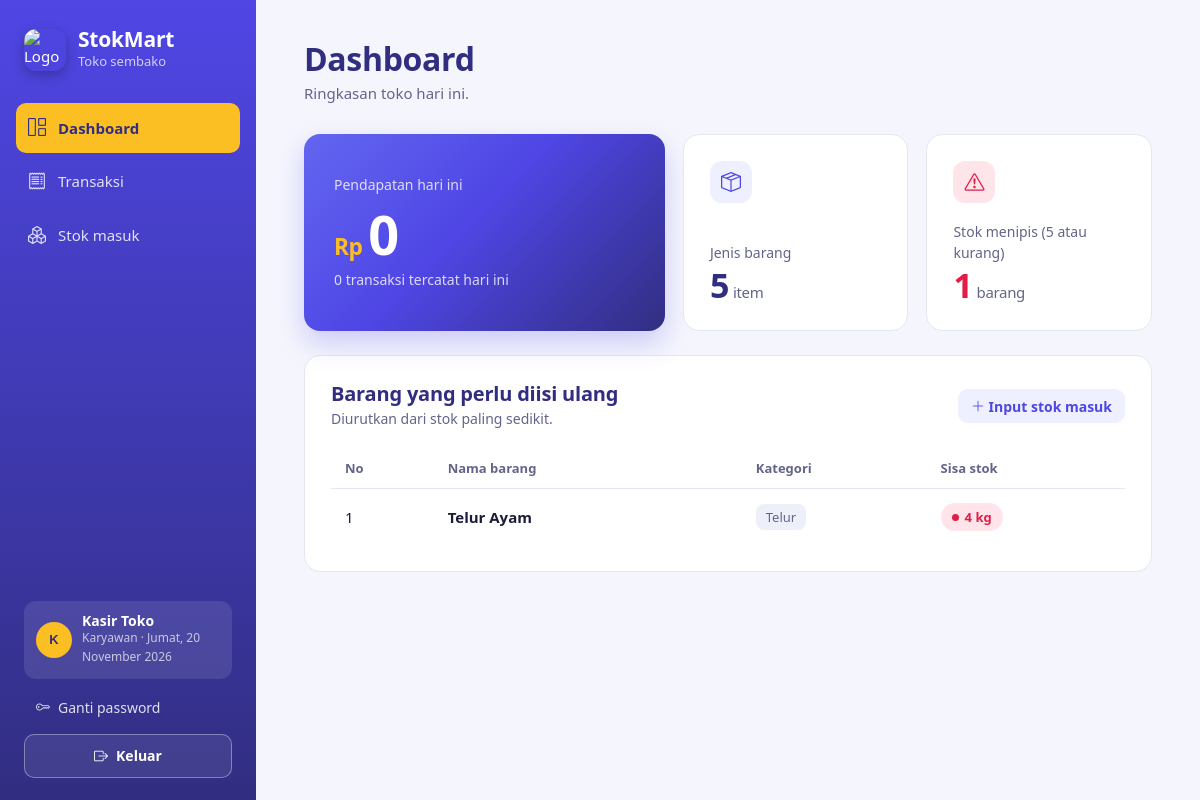
Page /index.php (signed in) on the committed database.
### tables this page shows
CREATE TABLE `barang` (
  `id_barang` int NOT NULL,
  `nama_barang` varchar(100) DEFAULT NULL,
  `kategori` varchar(50) DEFAULT NULL,
  `harga_beli` int DEFAULT NULL,
  `harga_jual` int DEFAULT NULL,
  `stok` int DEFAULT NULL,
  `satuan` varchar(20) DEFAULT NULL
);

### index.php (the view, shortened to what this page needs)
<?php
require_once 'auth.php';
$q_barang = mysqli_query($koneksi, "SELECT COUNT(*) as total FROM barang");
$d_barang = mysqli_fetch_assoc($q_barang);
$q_stok = mysqli_query($koneksi, "SELECT COUNT(*) as total FROM barang WHERE stok <= 5");
$d_stok = mysqli_fetch_assoc($q_stok);
$q_trans = mysqli_query($koneksi, "SELECT COUNT(*) as total, SUM(total) as pendapatan FROM transaksi WHERE DATE(tanggal_transaksi) = CURDATE()");
$d_trans = mysqli_fetch_assoc($q_trans);
?>
<!DOCTYPE html>
<html lang="id">
<head>
    <link href="assets/css/bootstrap.min.css" rel="stylesheet">
    <link href="assets/css/bootstrap-icons.min.css" rel="stylesheet">
    <link href="assets/css/fonts.css" rel="stylesheet">
    <link href="style.css" rel="stylesheet">
</head>
<body>
<div class="app">
    <?php include 'sidebar.php'; ?>
    <main class="main">
        <header class="page-head">
            <div>
                <h1>Dashboard</h1>
                <p class="page-sub">Ringkasan toko hari ini.</p>
            </div>
        </header>
        <section class="stat-grid">
            <div class="stat-hero">
                <span class="stat-label">Pendapatan hari ini</span>
                <span class="stat-hero-value"><small>Rp</small><?= number_format($d_trans['pendapatan'] ?? 0, 0, ',', '.'); ?></span>
                <span class="stat-note"><?= $d_trans['total']; ?> transaksi tercatat hari ini</span>
            </div>
            <div class="panel stat">
                <span class="stat-icon"><i class="bi bi-box-seam"></i></span>
                <div>
                    <span class="stat-label">Jenis barang</span>
                    <span class="stat-value"><?= $d_barang['total']; ?><small>item</small></span>
                </div>
            </div>
            <div class="panel stat stat-warn">
                <span class="stat-icon"><i class="bi bi-exclamation-triangle"></i></span>
                <div>
                    <span class="stat-label">Stok menipis (5 atau kurang)</span>
                    <span class="stat-value"><?= $d_stok['total']; ?><small>barang</small></span>
                </div>
            </div>
        </section>
        <section class="panel">
            <div class="panel-head">
                <div>
                    <h2 class="panel-title">Barang yang perlu diisi ulang</h2>
                    <p class="panel-note">Diurutkan dari stok paling sedikit.</p>
                </div>
                <a href="stok.php" class="btn btn-soft btn-sm"><i class="bi bi-plus-lg"></i> Input stok masuk</a>
            </div>
            <div class="table-wrap">
                <table class="tbl">
                    <thead>
                        <tr>
                            <th>No</th>
                            <th>Nama barang</th>
                            <th>Kategori</th>
                            <th>Sisa stok</th>
                        </tr>
                    </thead>
                    <tbody>
                        <?php
                        $no = 1;
                        $sql_min = mysqli_query($koneksi, "SELECT * FROM barang WHERE stok <= 5 ORDER BY stok ASC");
                        if (mysqli_num_rows($sql_min) > 0) {
                            while ($r = mysqli_fetch_assoc($sql_min)) {
                        ?>
                        <tr>
                            <td><?= $no++; ?></td>
                            <td class="nama"><?= htmlspecialchars($r['nama_barang']); ?></td>
                            <td><span class="chip"><?= htmlspecialchars($r['kategori']); ?></span></td>
                            <td><span class="pill pill-low"><?= $r['stok']; ?> <?= htmlspecialchars($r['satuan']); ?></span></td>
                        </tr>
                        <?php
                            }
                        } else {
                            echo "<tr><td colspan='4'><div class='empty'><i class='bi bi-check-circle'></i><strong>Semua stok aman</strong>Belum ada barang dengan stok menipis.</div></td></tr>";
                        }
                        ?>
                    </tbody>
                </table>
            </div>
        </section>
    </main>
</div>
</body>
</html>

### style.css (style rules this page uses)
:root { --pandan: #4F46E5; --pandan-deep: #312E81; --pandan-mid: #6366F1; --mint: #EEF0FF; --mint-line: #D9DDFB; --paper: #F5F6FD; --card: #FFFFFF; --line: #E4E6F3; --ink: #1B1B3A; --muted: #62648A; --kunyit: #FBBF24; --cabai: #E11D48; --cabai-soft: #FFE4EA; --radius-panel: 16px; --radius-ctl: 10px; }
body { font-family: 'Figtree', system-ui, -apple-system, 'Segoe UI', sans-serif; background: var(--paper); color: var(--ink); font-size: 15px; line-height: 1.55; -webkit-font-smoothing: antialiased; }
h1, h2, h3, .brand-name, .stat-hero-value, .stat-value, .modal-title { font-family: 'Bricolage Grotesque', 'Figtree', system-ui, sans-serif; letter-spacing: -0.01em; }
.app { display: grid; grid-template-columns: 256px minmax(0, 1fr); min-height: 100vh; }
.main { padding: 40px 48px 64px; max-width: 1240px; width: 100%; }
.page-head { display: flex; flex-wrap: wrap; align-items: flex-end; justify-content: space-between; gap: 16px; margin-bottom: 28px; }
.page-head h1 { font-size: 32px; font-weight: 700; margin: 0; color: var(--pandan-deep); }
.page-sub { margin: 4px 0 0; color: var(--muted); }
.panel { background: var(--card); border: 1px solid var(--line); border-radius: var(--radius-panel); padding: 26px; }
.panel-head { display: flex; flex-wrap: wrap; align-items: center; justify-content: space-between; gap: 12px; margin-bottom: 18px; }
.panel-title { font-size: 20px; font-weight: 700; margin: 0; color: var(--pandan-deep); }
.panel-note { margin: 2px 0 0; color: var(--muted); font-size: 14px; }
.stat-grid { display: grid; grid-template-columns: 1.6fr 1fr 1fr; gap: 18px; margin-bottom: 24px; }
.stat-hero { background: linear-gradient(135deg, var(--pandan-mid) 0%, var(--pandan) 45%, var(--pandan-deep) 100%); color: #fff; border-radius: var(--radius-panel); box-shadow: 0 12px 28px rgba(79, 70, 229, .25); padding: 28px 30px; display: flex; flex-direction: column; justify-content: center; gap: 6px; }
.stat-hero .stat-label, .stat-note { font-size: 14px; color: rgba(255, 255, 255, .8); }
.stat-hero-value { font-size: clamp(36px, 5vw, 54px); font-weight: 700; line-height: 1.05; }
.stat-hero-value small { font-size: .42em; font-weight: 600; color: var(--kunyit); margin-right: 6px; }
.stat { display: flex; flex-direction: column; justify-content: space-between; gap: 18px; }
.stat-icon { width: 42px; height: 42px; border-radius: 12px; background: var(--mint); color: var(--pandan); display: grid; place-items: center; font-size: 20px; }
.stat-label { font-size: 14px; color: var(--muted); display: block; margin-bottom: 4px; }
.stat-value { font-size: 34px; font-weight: 700; line-height: 1; color: var(--pandan-deep); }
.stat-value small { font-family: 'Figtree', system-ui, sans-serif; font-size: 15px; font-weight: 500; color: var(--muted); margin-left: 4px; }
.stat-warn .stat-icon { background: var(--cabai-soft); color: var(--cabai); }
.stat-warn .stat-value { color: var(--cabai); }
.table-wrap { overflow-x: auto; }
.tbl { width: 100%; border-collapse: collapse; }
.tbl thead th { font-size: 13px; font-weight: 600; color: var(--muted); text-align: left; white-space: nowrap; padding: 10px 14px; border-bottom: 1px solid var(--line); }
.tbl tbody td { padding: 14px; border-bottom: 1px solid var(--line); vertical-align: middle; }
.tbl tbody tr:last-child td { border-bottom: 0; }
.tbl .nama { font-weight: 600; }
.pill { display: inline-flex; align-items: center; gap: 6px; padding: 4px 11px; border-radius: 999px; font-size: 13px; font-weight: 600; white-space: nowrap; }
.pill-low { background: var(--cabai-soft); color: var(--cabai); }
.pill-low::before { content: ""; width: 7px; height: 7px; border-radius: 50%; background: var(--cabai); }
.chip { display: inline-block; padding: 3px 10px; border-radius: 8px; background: #EEF0F9; color: var(--muted); font-size: 13px; font-weight: 500; white-space: nowrap; }
.btn { border-radius: var(--radius-ctl); font-weight: 600; padding: .55rem 1rem; transition: background-color .15s, color .15s, border-color .15s; }
.btn.btn-sm { padding: .35rem .75rem; font-size: 14px; }
.btn-soft { background: var(--mint); border: 1px solid var(--mint); color: var(--pandan); }
.tbl td.nama { min-width:140px; }

### rows in the picture
barang: nama_barang "Telur Ayam", kategori "Telur", stok "4", satuan "kg"

### other values in the picture
$m[2] "Dashboard"
$m[2] "Transaksi"
$m[2] "Stok masuk"
$_SESSION['nama'] "Kasir Toko"
$_SESSION['role'] "Karyawan"
$d_trans['pendapatan'] "0"
$d_trans['total'] "0"
$d_barang['total'] "5"
$d_stok['total'] "1"
